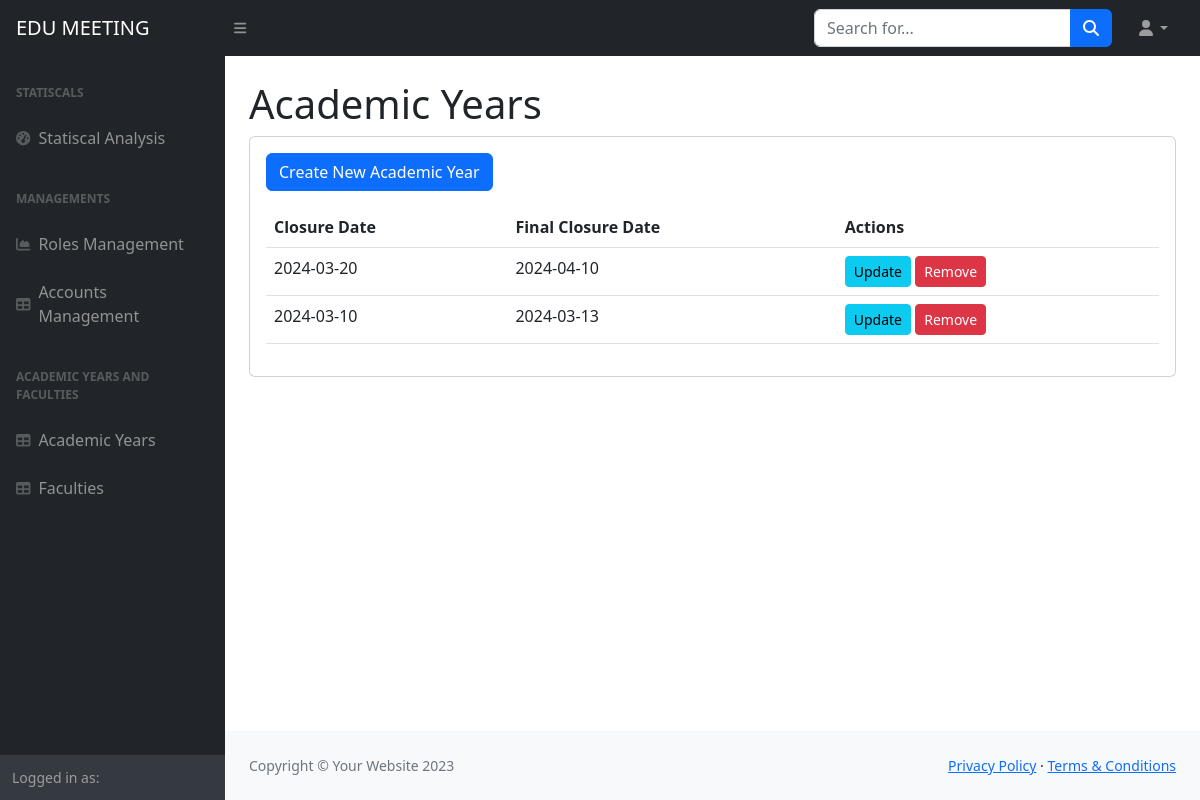
Before: /academic-years/ with the older database file.
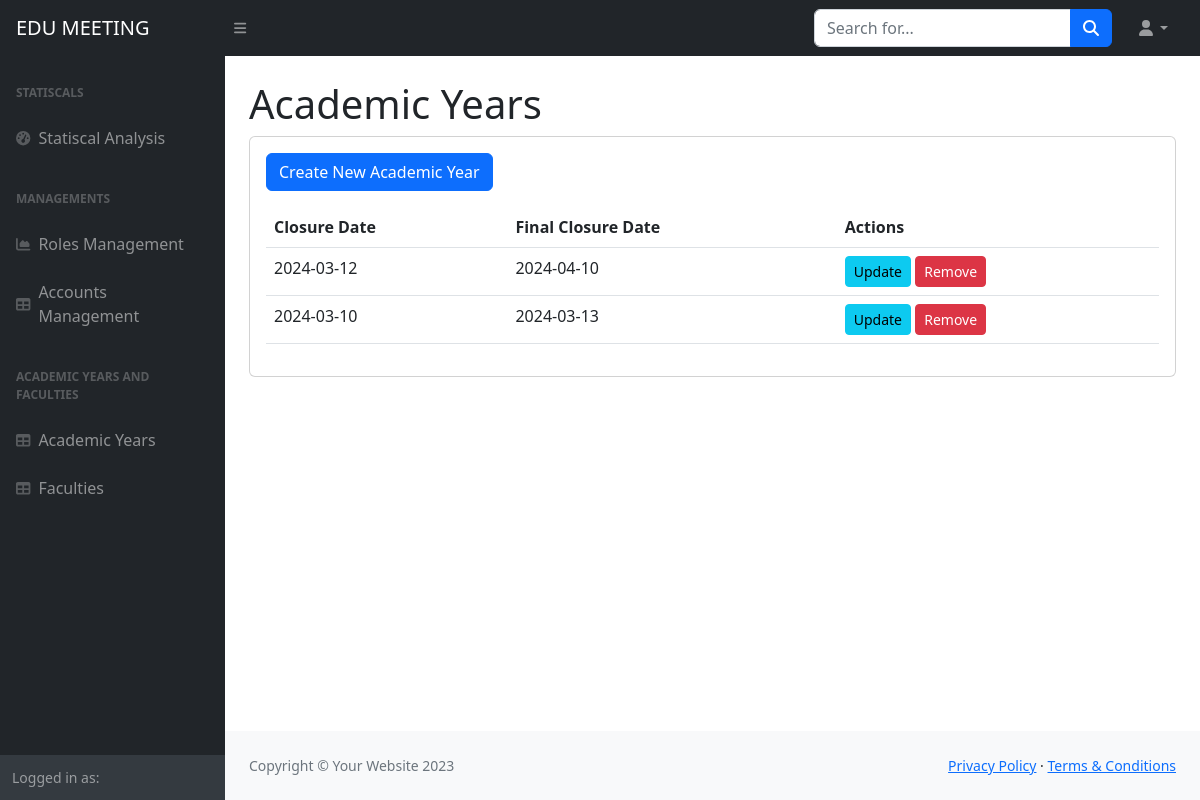
After: the same page with the newer database file.
### home/models.py (models this page shows, shortened)
class AcademicYear(models.Model):
    closure = models.DateTimeField()
    finalClosure = models.DateTimeField()
    code = models.CharField(max_length = 6, blank=True)

### home/views.py (the view)
# urls.py: path('academic-years/', views.list_academic_years, name='list_academic_years'),
def list_academic_years(request):
    academic_years = AcademicYear.objects.all()
    return render(request, 'list_academic_years.html', {'academic_years': academic_years})

### templates/list_academic_years.html (shortened to what the changed rows need)
{%load static%}
<!DOCTYPE html>
<html lang="en">
    <head>
        <link href="https://cdn.jsdelivr.net/npm/simple-datatables@7.1.2/dist/style.min.css" rel="stylesheet" />
        <link href="{% static 'css/styles.css' %}" rel="stylesheet" />
    </head>
    <body class="sb-nav-fixed">
        <div id="layoutSidenav">
            <div id="layoutSidenav_content">
                <main>
                    <div class="container-fluid px-4">
                        <h1 class="mt-4">Academic Years</h1>
                        <div class="card mb-4">
                            <div class="card-body">
                              <form method="post" enctype="">
                                <table class="table mt-3">
                                  <thead class="thead-dark">
                                    <tr>
                                      <th scope="col">Closure Date</th>
                                      <th scope="col">Final Closure Date</th>
                                      <th scope="col">Actions</th>
                                    </tr>
                                  </thead>
                                  <tbody>
                                    {% for year in academic_years %}
                                    <tr>
                                      <td>{{ year.closure|date:"Y-m-d" }}</td>
                                      <td>{{ year.finalClosure|date:"Y-m-d" }}</td>
                                      <td>
                                        <a
                                          href="{% url 'update_academic_year' year.id %}"
                                          class="btn btn-info btn-sm"
                                          >Update</a>
                                        <form
                                          action="{% url 'remove_academic_year' year.id %}"
                                          method="post"
                                          style="display: inline"
                                        >
                                          <button type="submit" class="btn btn-danger btn-sm">
                                            Remove
                                          </button>
                                        </form>
                                      </td>
                                    </tr>
                                    {% endfor %}
                                  </tbody>
                                </table>
                              </form>
                            </div>
                        </div>
                    </div>
                </main>
            </div>
        </div>
    </body>
</html>

Changed rows visible on the page:
changed AcademicYear (number 1 of 2 on the later page): closure "2024-03-20" → "2024-03-12"
